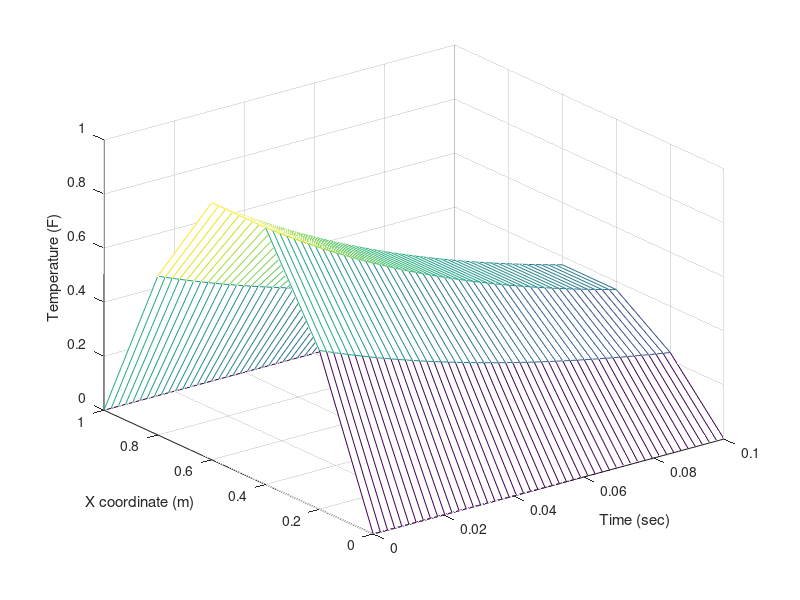

Source code (MATLAB):
a = 1;
L = 1;
b = 0.1;
h = 0.2;
n = fix(L/h)+1;
x = linspace(0, L, n);
k = 0.05*(h^2)/(a^2);
m = fix(b/k)+1;
t = linspace(0, b, m);
U = zeros(n, m);
U(:, 1) = sin(pi*x);
U(1, :) = 0;
U(end, :) = 0;
for j = 1 : m-1
    for i = 2 : n-1
        U(i, j+1) = (1-2*(a^2)*k/(h^2))*U(i, j) + (a^2*k/(h^2)*(U(i+1, j)+U(i-1, j)))
    end
end
[xx, tt] = meshgrid(t, x);
mesh(xx, tt, U)
xlabel('Time (sec)')
ylabel('X coordinate (m)')
zlabel('Temperature (F)')
        